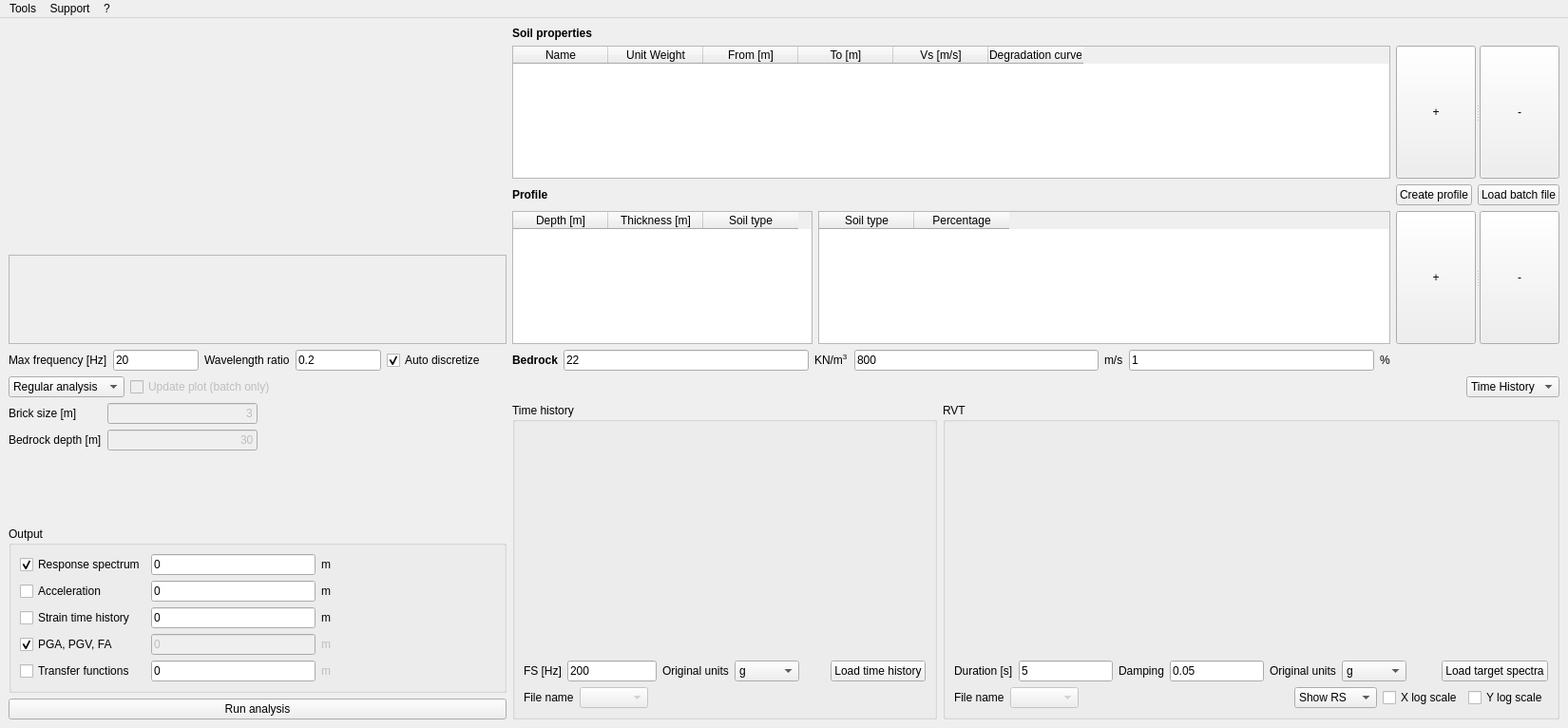
<?xml version="1.0" encoding="UTF-8"?>
<ui version="4.0">
 <class>MainWindow</class>
 <widget class="QMainWindow" name="MainWindow">
  <property name="geometry">
   <rect>
    <x>0</x>
    <y>0</y>
    <width>1650</width>
    <height>766</height>
   </rect>
  </property>
  <property name="windowTitle">
   <string>NC92-Soil</string>
  </property>
  <widget class="QWidget" name="centralwidget">
   <layout class="QGridLayout" name="gridLayout" rowstretch="5,0,5" rowminimumheight="50,0,50">
    <property name="sizeConstraint">
     <enum>QLayout::SetDefaultConstraint</enum>
    </property>
    <property name="verticalSpacing">
     <number>-1</number>
    </property>
    <item row="2" column="0">
     <layout class="QVBoxLayout" name="verticalLayout_output_and_settings">
      <property name="sizeConstraint">
       <enum>QLayout::SetDefaultConstraint</enum>
      </property>
      <item>
       <layout class="QVBoxLayout" name="verticalLayout_analysis_and_bricks">
        <property name="sizeConstraint">
         <enum>QLayout::SetDefaultConstraint</enum>
        </property>
        <item>
         <layout class="QHBoxLayout" name="horizontalLayout_analysis_type">
          <item>
           <widget class="QComboBox" name="comboBox_analysisType">
            <item>
             <property name="text">
              <string>Regular analysis</string>
             </property>
            </item>
            <item>
             <property name="text">
              <string>Permutations</string>
             </property>
            </item>
            <item>
             <property name="text">
              <string>Batch analysis</string>
             </property>
            </item>
           </widget>
          </item>
          <item>
           <widget class="QCheckBox" name="checkBox_updatePlots">
            <property name="enabled">
             <bool>false</bool>
            </property>
            <property name="text">
             <string>Update plot (batch only)</string>
            </property>
           </widget>
          </item>
          <item>
           <spacer name="horizontalSpacer_8">
            <property name="orientation">
             <enum>Qt::Horizontal</enum>
            </property>
            <property name="sizeHint" stdset="0">
             <size>
              <width>40</width>
              <height>20</height>
             </size>
            </property>
           </spacer>
          </item>
         </layout>
        </item>
        <item>
         <layout class="QHBoxLayout" name="horizontalLayout_bricks">
          <item>
           <layout class="QFormLayout" name="formLayout">
            <item row="0" column="0">
             <widget class="QLabel" name="label_18">
              <property name="font">
               <font>
                <bold>false</bold>
               </font>
              </property>
              <property name="text">
               <string>Brick size [m]</string>
              </property>
             </widget>
            </item>
            <item row="0" column="1">
             <widget class="QLineEdit" name="lineEdit_brickSize">
              <property name="enabled">
               <bool>false</bool>
              </property>
              <property name="text">
               <string>3</string>
              </property>
              <property name="alignment">
               <set>Qt::AlignRight|Qt::AlignTrailing|Qt::AlignVCenter</set>
              </property>
             </widget>
            </item>
            <item row="1" column="0">
             <widget class="QLabel" name="label_25">
              <property name="font">
               <font>
                <bold>false</bold>
               </font>
              </property>
              <property name="text">
               <string>Bedrock depth [m]</string>
              </property>
             </widget>
            </item>
            <item row="1" column="1">
             <widget class="QLineEdit" name="lineEdit_bedDepth">
              <property name="enabled">
               <bool>false</bool>
              </property>
              <property name="toolTip">
               <string>Bedrock unit weight</string>
              </property>
              <property name="text">
               <string>30</string>
              </property>
              <property name="alignment">
               <set>Qt::AlignRight|Qt::AlignTrailing|Qt::AlignVCenter</set>
              </property>
             </widget>
            </item>
           </layout>
          </item>
          <item>
           <spacer name="horizontalSpacer_9">
            <property name="orientation">
             <enum>Qt::Horizontal</enum>
            </property>
            <property name="sizeHint" stdset="0">
             <size>
              <width>40</width>
              <height>20</height>
             </size>
            </property>
           </spacer>
          </item>
         </layout>
        </item>
       </layout>
      </item>
      <item>
       <widget class="QGroupBox" name="groupBox_output">
        <property name="title">
         <string>Output</string>
        </property>
        <layout class="QGridLayout" name="gridLayout_2">
         <property name="sizeConstraint">
          <enum>QLayout::SetDefaultConstraint</enum>
         </property>
         <item row="2" column="1">
          <widget class="QLineEdit" name="lineEdit_strainDepth">
           <property name="text">
            <string>0</string>
           </property>
          </widget>
         </item>
         <item row="3" column="2">
          <widget class="QLabel" name="label_17">
           <property name="enabled">
            <bool>false</bool>
           </property>
           <property name="font">
            <font>
             <bold>false</bold>
            </font>
           </property>
           <property name="text">
            <string>m</string>
           </property>
          </widget>
         </item>
         <item row="3" column="1">
          <widget class="QLineEdit" name="lineEdit_briefDepth">
           <property name="enabled">
            <bool>false</bool>
           </property>
           <property name="text">
            <string>0</string>
           </property>
          </widget>
         </item>
         <item row="4" column="1">
          <widget class="QLineEdit" name="lineEdit_FourierDepth">
           <property name="enabled">
            <bool>true</bool>
           </property>
           <property name="toolTip">
            <string>&lt;html&gt;&lt;head/&gt;&lt;body&gt;&lt;p&gt;Choose the depth at which the Fourier spectrum must be calculated.&lt;/p&gt;&lt;p&gt;Enabling this option, also the Fourier spectrum at bedrock depth (within and outcrop) will be exported by default&lt;/p&gt;&lt;/body&gt;&lt;/html&gt;</string>
           </property>
           <property name="text">
            <string>0</string>
           </property>
          </widget>
         </item>
         <item row="4" column="0">
          <widget class="QCheckBox" name="checkBox_Fourier">
           <property name="enabled">
            <bool>true</bool>
           </property>
           <property name="text">
            <string>Transfer functions</string>
           </property>
           <property name="checked">
            <bool>false</bool>
           </property>
          </widget>
         </item>
         <item row="1" column="1">
          <widget class="QLineEdit" name="lineEdit_accDepth">
           <property name="text">
            <string>0</string>
           </property>
          </widget>
         </item>
         <item row="0" column="3">
          <spacer name="horizontalSpacer">
           <property name="orientation">
            <enum>Qt::Horizontal</enum>
           </property>
           <property name="sizeHint" stdset="0">
            <size>
             <width>40</width>
             <height>20</height>
            </size>
           </property>
          </spacer>
         </item>
         <item row="1" column="2">
          <widget class="QLabel" name="label_5">
           <property name="font">
            <font>
             <bold>false</bold>
            </font>
           </property>
           <property name="text">
            <string>m</string>
           </property>
          </widget>
         </item>
         <item row="1" column="0">
          <widget class="QCheckBox" name="checkBox_outAcc">
           <property name="text">
            <string>Acceleration</string>
           </property>
          </widget>
         </item>
         <item row="0" column="0">
          <widget class="QCheckBox" name="checkBox_outRS">
           <property name="text">
            <string>Response spectrum</string>
           </property>
           <property name="checked">
            <bool>true</bool>
           </property>
          </widget>
         </item>
         <item row="4" column="2">
          <widget class="QLabel" name="label_24">
           <property name="enabled">
            <bool>false</bool>
           </property>
           <property name="font">
            <font>
             <bold>false</bold>
            </font>
           </property>
           <property name="text">
            <string>m</string>
           </property>
          </widget>
         </item>
         <item row="2" column="0">
          <widget class="QCheckBox" name="checkBox_outStrain">
           <property name="text">
            <string>Strain time history</string>
           </property>
          </widget>
         </item>
         <item row="2" column="2">
          <widget class="QLabel" name="label_4">
           <property name="font">
            <font>
             <bold>false</bold>
            </font>
           </property>
           <property name="text">
            <string>m</string>
           </property>
          </widget>
         </item>
         <item row="0" column="1">
          <widget class="QLineEdit" name="lineEdit_RSDepth">
           <property name="text">
            <string>0</string>
           </property>
          </widget>
         </item>
         <item row="0" column="2">
          <widget class="QLabel" name="label_3">
           <property name="font">
            <font>
             <bold>false</bold>
            </font>
           </property>
           <property name="text">
            <string>m</string>
           </property>
          </widget>
         </item>
         <item row="3" column="0">
          <widget class="QCheckBox" name="checkBox_outBrief">
           <property name="enabled">
            <bool>true</bool>
           </property>
           <property name="text">
            <string>PGA, PGV, FA</string>
           </property>
           <property name="checked">
            <bool>true</bool>
           </property>
          </widget>
         </item>
        </layout>
       </widget>
      </item>
      <item>
       <widget class="QPushButton" name="pushButton_run">
        <property name="text">
         <string>Run analysis</string>
        </property>
       </widget>
      </item>
     </layout>
    </item>
    <item row="2" column="1">
     <layout class="QVBoxLayout" name="verticalLayout_input">
      <property name="sizeConstraint">
       <enum>QLayout::SetDefaultConstraint</enum>
      </property>
      <item>
       <layout class="QHBoxLayout" name="horizontalLayout">
        <item>
         <spacer name="horizontalSpacer_3">
          <property name="orientation">
           <enum>Qt::Horizontal</enum>
          </property>
          <property name="sizeHint" stdset="0">
           <size>
            <width>40</width>
            <height>20</height>
           </size>
          </property>
         </spacer>
        </item>
        <item>
         <widget class="QComboBox" name="comboBox_THorRVT">
          <item>
           <property name="text">
            <string>Time History</string>
           </property>
          </item>
          <item>
           <property name="text">
            <string>RVT</string>
           </property>
          </item>
         </widget>
        </item>
       </layout>
      </item>
      <item>
       <layout class="QHBoxLayout" name="horizontalLayout_input_settings">
        <item>
         <widget class="QGroupBox" name="groupBox_TH">
          <property name="autoFillBackground">
           <bool>true</bool>
          </property>
          <property name="title">
           <string>Time history</string>
          </property>
          <layout class="QVBoxLayout" name="verticalLayout">
           <property name="sizeConstraint">
            <enum>QLayout::SetDefaultConstraint</enum>
           </property>
           <item>
            <widget class="MplWidget" name="graphWidget_TH" native="true">
             <property name="sizePolicy">
              <sizepolicy hsizetype="Preferred" vsizetype="Preferred">
               <horstretch>0</horstretch>
               <verstretch>0</verstretch>
              </sizepolicy>
             </property>
             <property name="minimumSize">
              <size>
               <width>0</width>
               <height>0</height>
              </size>
             </property>
            </widget>
           </item>
           <item>
            <layout class="QHBoxLayout" name="horizontalLayout_2">
             <item>
              <widget class="QLabel" name="label_7">
               <property name="font">
                <font>
                 <bold>false</bold>
                </font>
               </property>
               <property name="text">
                <string>FS [Hz]</string>
               </property>
              </widget>
             </item>
             <item>
              <widget class="QLineEdit" name="lineEdit_FS">
               <property name="toolTip">
                <string>If specified in input file, sample frequency will be automatically imported from input file</string>
               </property>
               <property name="text">
                <string>200</string>
               </property>
              </widget>
             </item>
             <item>
              <widget class="QLabel" name="label_8">
               <property name="font">
                <font>
                 <bold>false</bold>
                </font>
               </property>
               <property name="text">
                <string>Original units</string>
               </property>
              </widget>
             </item>
             <item>
              <widget class="QComboBox" name="comboBox_Units">
               <item>
                <property name="text">
                 <string>g</string>
                </property>
               </item>
               <item>
                <property name="text">
                 <string>cm/s^2</string>
                </property>
               </item>
               <item>
                <property name="text">
                 <string>m/s^2</string>
                </property>
               </item>
              </widget>
             </item>
             <item>
              <spacer name="horizontalSpacer_6">
               <property name="orientation">
                <enum>Qt::Horizontal</enum>
               </property>
               <property name="sizeHint" stdset="0">
                <size>
                 <width>40</width>
                 <height>20</height>
                </size>
               </property>
              </spacer>
             </item>
             <item>
              <widget class="QPushButton" name="pushButton_loadTH">
               <property name="text">
                <string>Load time history</string>
               </property>
              </widget>
             </item>
            </layout>
           </item>
           <item>
            <layout class="QHBoxLayout" name="horizontalLayout_3">
             <item>
              <widget class="QLabel" name="label_14">
               <property name="font">
                <font>
                 <bold>false</bold>
                </font>
               </property>
               <property name="text">
                <string>File name</string>
               </property>
              </widget>
             </item>
             <item>
              <widget class="QComboBox" name="comboBox_eventList">
               <property name="enabled">
                <bool>false</bool>
               </property>
              </widget>
             </item>
             <item>
              <spacer name="horizontalSpacer_4">
               <property name="orientation">
                <enum>Qt::Horizontal</enum>
               </property>
               <property name="sizeHint" stdset="0">
                <size>
                 <width>40</width>
                 <height>20</height>
                </size>
               </property>
              </spacer>
             </item>
            </layout>
           </item>
          </layout>
         </widget>
        </item>
        <item>
         <widget class="QGroupBox" name="groupBox_RVT">
          <property name="autoFillBackground">
           <bool>true</bool>
          </property>
          <property name="title">
           <string>RVT</string>
          </property>
          <layout class="QVBoxLayout" name="verticalLayout_6" stretch="4,1,1">
           <item>
            <widget class="MplWidget" name="graphWidget_Spectrum" native="true">
             <property name="sizePolicy">
              <sizepolicy hsizetype="Preferred" vsizetype="Preferred">
               <horstretch>0</horstretch>
               <verstretch>0</verstretch>
              </sizepolicy>
             </property>
             <property name="minimumSize">
              <size>
               <width>0</width>
               <height>0</height>
              </size>
             </property>
            </widget>
           </item>
           <item>
            <layout class="QHBoxLayout" name="horizontalLayout_10">
             <item>
              <widget class="QLabel" name="label_31">
               <property name="text">
                <string>Duration [s]</string>
               </property>
              </widget>
             </item>
             <item>
              <widget class="QLineEdit" name="lineEdit_duration">
               <property name="text">
                <string>5</string>
               </property>
              </widget>
             </item>
             <item>
              <widget class="QLabel" name="label_32">
               <property name="text">
                <string>Damping</string>
               </property>
              </widget>
             </item>
             <item>
              <widget class="QLineEdit" name="lineEdit_damping">
               <property name="text">
                <string>0.05</string>
               </property>
              </widget>
             </item>
             <item>
              <widget class="QLabel" name="label_33">
               <property name="font">
                <font>
                 <bold>false</bold>
                </font>
               </property>
               <property name="text">
                <string>Original units</string>
               </property>
              </widget>
             </item>
             <item>
              <widget class="QComboBox" name="comboBox_SpectraUnits">
               <item>
                <property name="text">
                 <string>g</string>
                </property>
               </item>
               <item>
                <property name="text">
                 <string>cm/s^2</string>
                </property>
               </item>
               <item>
                <property name="text">
                 <string>m/s^2</string>
                </property>
               </item>
              </widget>
             </item>
             <item>
              <spacer name="horizontalSpacer_7">
               <property name="orientation">
                <enum>Qt::Horizontal</enum>
               </property>
               <property name="sizeHint" stdset="0">
                <size>
                 <width>40</width>
                 <height>20</height>
                </size>
               </property>
              </spacer>
             </item>
             <item>
              <widget class="QPushButton" name="pushButton_loadSpectra">
               <property name="text">
                <string>Load target spectra</string>
               </property>
              </widget>
             </item>
            </layout>
           </item>
           <item>
            <layout class="QHBoxLayout" name="horizontalLayout_11">
             <item>
              <widget class="QLabel" name="label_34">
               <property name="text">
                <string>File name</string>
               </property>
              </widget>
             </item>
             <item>
              <widget class="QComboBox" name="comboBox_spectraList">
               <property name="enabled">
                <bool>false</bool>
               </property>
              </widget>
             </item>
             <item>
              <spacer name="horizontalSpacer_5">
               <property name="orientation">
                <enum>Qt::Horizontal</enum>
               </property>
               <property name="sizeHint" stdset="0">
                <size>
                 <width>40</width>
                 <height>20</height>
                </size>
               </property>
              </spacer>
             </item>
             <item>
              <widget class="QComboBox" name="comboBox_showWhat">
               <item>
                <property name="text">
                 <string>Show RS</string>
                </property>
               </item>
               <item>
                <property name="text">
                 <string>Show FAS</string>
                </property>
               </item>
              </widget>
             </item>
             <item>
              <widget class="QCheckBox" name="checkBox_xlog">
               <property name="text">
                <string>X log scale</string>
               </property>
              </widget>
             </item>
             <item>
              <widget class="QCheckBox" name="checkBox_ylog">
               <property name="text">
                <string>Y log scale</string>
               </property>
              </widget>
             </item>
            </layout>
           </item>
          </layout>
         </widget>
        </item>
       </layout>
      </item>
     </layout>
    </item>
    <item row="0" column="0">
     <layout class="QVBoxLayout" name="verticalLayout_display_and_console" stretch="5,2,1">
      <property name="sizeConstraint">
       <enum>QLayout::SetDefaultConstraint</enum>
      </property>
      <item>
       <widget class="QFrame" name="graphWidget">
        <property name="sizePolicy">
         <sizepolicy hsizetype="Preferred" vsizetype="Expanding">
          <horstretch>0</horstretch>
          <verstretch>0</verstretch>
         </sizepolicy>
        </property>
       </widget>
      </item>
      <item>
       <widget class="QPlainTextEdit" name="plainTextEdit_overview">
        <property name="enabled">
         <bool>false</bool>
        </property>
        <property name="sizePolicy">
         <sizepolicy hsizetype="Preferred" vsizetype="Preferred">
          <horstretch>0</horstretch>
          <verstretch>0</verstretch>
         </sizepolicy>
        </property>
        <property name="textInteractionFlags">
         <set>Qt::TextSelectableByKeyboard|Qt::TextSelectableByMouse</set>
        </property>
       </widget>
      </item>
      <item>
       <layout class="QHBoxLayout" name="horizontalLayout_13">
        <property name="sizeConstraint">
         <enum>QLayout::SetDefaultConstraint</enum>
        </property>
        <item>
         <widget class="QLabel" name="label_15">
          <property name="font">
           <font>
            <bold>false</bold>
           </font>
          </property>
          <property name="text">
           <string>Max frequency [Hz]</string>
          </property>
         </widget>
        </item>
        <item>
         <widget class="QLineEdit" name="lineEdit_maxFreq">
          <property name="text">
           <string>20</string>
          </property>
         </widget>
        </item>
        <item>
         <widget class="QLabel" name="label_16">
          <property name="font">
           <font>
            <bold>false</bold>
           </font>
          </property>
          <property name="text">
           <string>Wavelength ratio</string>
          </property>
         </widget>
        </item>
        <item>
         <widget class="QLineEdit" name="lineEdit_waveLength">
          <property name="text">
           <string>0.2</string>
          </property>
         </widget>
        </item>
        <item>
         <widget class="QCheckBox" name="checkBox_autoDiscretize">
          <property name="text">
           <string>Auto discretize</string>
          </property>
          <property name="checked">
           <bool>true</bool>
          </property>
         </widget>
        </item>
        <item>
         <spacer name="horizontalSpacer_2">
          <property name="orientation">
           <enum>Qt::Horizontal</enum>
          </property>
          <property name="sizeHint" stdset="0">
           <size>
            <width>40</width>
            <height>20</height>
           </size>
          </property>
         </spacer>
        </item>
       </layout>
      </item>
     </layout>
    </item>
    <item row="0" column="1">
     <layout class="QGridLayout" name="gridLayout_soil" columnstretch="3,0">
      <property name="sizeConstraint">
       <enum>QLayout::SetDefaultConstraint</enum>
      </property>
      <item row="5" column="0">
       <widget class="QLabel" name="label_profileProp">
        <property name="sizePolicy">
         <sizepolicy hsizetype="Preferred" vsizetype="Fixed">
          <horstretch>0</horstretch>
          <verstretch>0</verstretch>
         </sizepolicy>
        </property>
        <property name="font">
         <font>
          <bold>true</bold>
         </font>
        </property>
        <property name="text">
         <string>Profile</string>
        </property>
       </widget>
      </item>
      <item row="0" column="0">
       <widget class="QLabel" name="label_SoilProp">
        <property name="sizePolicy">
         <sizepolicy hsizetype="Preferred" vsizetype="Fixed">
          <horstretch>0</horstretch>
          <verstretch>0</verstretch>
         </sizepolicy>
        </property>
        <property name="font">
         <font>
          <bold>true</bold>
         </font>
        </property>
        <property name="text">
         <string>Soil properties</string>
        </property>
       </widget>
      </item>
      <item row="6" column="0">
       <layout class="QHBoxLayout" name="horizontalLayout_profile">
        <item>
         <widget class="QTableWidget" name="tableWidget_Profile">
          <property name="sizePolicy">
           <sizepolicy hsizetype="Preferred" vsizetype="Expanding">
            <horstretch>0</horstretch>
            <verstretch>0</verstretch>
           </sizepolicy>
          </property>
          <property name="sizeAdjustPolicy">
           <enum>QAbstractScrollArea::AdjustToContents</enum>
          </property>
          <attribute name="verticalHeaderDefaultSectionSize">
           <number>30</number>
          </attribute>
          <column>
           <property name="text">
            <string>Depth [m]</string>
           </property>
          </column>
          <column>
           <property name="text">
            <string>Thickness [m]</string>
           </property>
          </column>
          <column>
           <property name="text">
            <string>Soil type</string>
           </property>
          </column>
         </widget>
        </item>
        <item>
         <widget class="QTableWidget" name="tableWidget_Permutations">
          <property name="sizeAdjustPolicy">
           <enum>QAbstractScrollArea::AdjustToContents</enum>
          </property>
          <attribute name="verticalHeaderDefaultSectionSize">
           <number>30</number>
          </attribute>
          <column>
           <property name="text">
            <string>Soil type</string>
           </property>
          </column>
          <column>
           <property name="text">
            <string>Percentage</string>
           </property>
          </column>
         </widget>
        </item>
       </layout>
      </item>
      <item row="2" column="1">
       <widget class="QSplitter" name="splitter">
        <property name="sizePolicy">
         <sizepolicy hsizetype="MinimumExpanding" vsizetype="Preferred">
          <horstretch>0</horstretch>
          <verstretch>0</verstretch>
         </sizepolicy>
        </property>
        <property name="orientation">
         <enum>Qt::Horizontal</enum>
        </property>
        <widget class="QPushButton" name="pushButton_addSoil">
         <property name="text">
          <string>+</string>
         </property>
        </widget>
        <widget class="QPushButton" name="pushButton_removeSoil">
         <property name="text">
          <string>-</string>
         </property>
        </widget>
       </widget>
      </item>
      <item row="8" column="0">
       <layout class="QHBoxLayout" name="horizontalLayout_bedrock">
        <property name="sizeConstraint">
         <enum>QLayout::SetDefaultConstraint</enum>
        </property>
        <item>
         <widget class="QLabel" name="label_35">
          <property name="sizePolicy">
           <sizepolicy hsizetype="Preferred" vsizetype="Fixed">
            <horstretch>0</horstretch>
            <verstretch>0</verstretch>
           </sizepolicy>
          </property>
          <property name="font">
           <font>
            <bold>true</bold>
           </font>
          </property>
          <property name="text">
           <string>Bedrock</string>
          </property>
         </widget>
        </item>
        <item>
         <widget class="QLineEdit" name="lineEdit_bedWeight">
          <property name="sizePolicy">
           <sizepolicy hsizetype="Expanding" vsizetype="Fixed">
            <horstretch>0</horstretch>
            <verstretch>0</verstretch>
           </sizepolicy>
          </property>
          <property name="toolTip">
           <string>Bedrock unit weight</string>
          </property>
          <property name="text">
           <string>22</string>
          </property>
         </widget>
        </item>
        <item>
         <widget class="QLabel" name="label_bedUnits_2">
          <property name="sizePolicy">
           <sizepolicy hsizetype="Preferred" vsizetype="Fixed">
            <horstretch>0</horstretch>
            <verstretch>0</verstretch>
           </sizepolicy>
          </property>
          <property name="font">
           <font>
            <bold>false</bold>
           </font>
          </property>
          <property name="text">
           <string>KN/m&lt;sup&gt;3&lt;/sup&gt;</string>
          </property>
          <property name="textFormat">
           <enum>Qt::RichText</enum>
          </property>
         </widget>
        </item>
        <item>
         <widget class="QLineEdit" name="lineEdit_bedVelocity">
          <property name="sizePolicy">
           <sizepolicy hsizetype="Expanding" vsizetype="Fixed">
            <horstretch>0</horstretch>
            <verstretch>0</verstretch>
           </sizepolicy>
          </property>
          <property name="toolTip">
           <string>Bedrock velocity</string>
          </property>
          <property name="text">
           <string>800</string>
          </property>
         </widget>
        </item>
        <item>
         <widget class="QLabel" name="label_36">
          <property name="sizePolicy">
           <sizepolicy hsizetype="Preferred" vsizetype="Fixed">
            <horstretch>0</horstretch>
            <verstretch>0</verstretch>
           </sizepolicy>
          </property>
          <property name="font">
           <font>
            <bold>false</bold>
           </font>
          </property>
          <property name="text">
           <string>m/s</string>
          </property>
         </widget>
        </item>
        <item>
         <widget class="QLineEdit" name="lineEdit_bedDamping">
          <property name="sizePolicy">
           <sizepolicy hsizetype="Expanding" vsizetype="Fixed">
            <horstretch>0</horstretch>
            <verstretch>0</verstretch>
           </sizepolicy>
          </property>
          <property name="toolTip">
           <string>Bedrock damping</string>
          </property>
          <property name="text">
           <string>1</string>
          </property>
         </widget>
        </item>
        <item>
         <widget class="QLabel" name="label_37">
          <property name="sizePolicy">
           <sizepolicy hsizetype="Preferred" vsizetype="Fixed">
            <horstretch>0</horstretch>
            <verstretch>0</verstretch>
           </sizepolicy>
          </property>
          <property name="font">
           <font>
            <bold>false</bold>
           </font>
          </property>
          <property name="text">
           <string>%</string>
          </property>
         </widget>
        </item>
       </layout>
      </item>
      <item row="2" column="0">
       <widget class="QTableWidget" name="tableWidget_Soil">
        <property name="sizePolicy">
         <sizepolicy hsizetype="Preferred" vsizetype="Expanding">
          <horstretch>0</horstretch>
          <verstretch>0</verstretch>
         </sizepolicy>
        </property>
        <property name="sizeAdjustPolicy">
         <enum>QAbstractScrollArea::AdjustToContents</enum>
        </property>
        <attribute name="verticalHeaderDefaultSectionSize">
         <number>30</number>
        </attribute>
        <column>
         <property name="text">
          <string>Name</string>
         </property>
        </column>
        <column>
         <property name="text">
          <string>Unit Weight</string>
         </property>
        </column>
        <column>
         <property name="text">
          <string>From [m]</string>
         </property>
        </column>
        <column>
         <property name="text">
          <string>To [m]</string>
         </property>
        </column>
        <column>
         <property name="text">
          <string>Vs [m/s]</string>
         </property>
        </column>
        <column>
         <property name="text">
          <string>Degradation curve</string>
         </property>
        </column>
       </widget>
      </item>
      <item row="8" column="1">
       <layout class="QHBoxLayout" name="horizontalLayout_vel_damp"/>
      </item>
      <item row="5" column="1">
       <layout class="QHBoxLayout" name="horizontalLayout_create">
        <item>
         <widget class="QPushButton" name="pushButton_drawProfile">
          <property name="text">
           <string>Create profile</string>
          </property>
         </widget>
        </item>
        <item>
         <widget class="QPushButton" name="pushButton_loadBatch">
          <property name="text">
           <string>Load batch file</string>
          </property>
         </widget>
        </item>
       </layout>
      </item>
      <item row="6" column="1">
       <widget class="QSplitter" name="splitter_2">
        <property name="sizePolicy">
         <sizepolicy hsizetype="MinimumExpanding" vsizetype="Preferred">
          <horstretch>0</horstretch>
          <verstretch>0</verstretch>
         </sizepolicy>
        </property>
        <property name="orientation">
         <enum>Qt::Horizontal</enum>
        </property>
        <widget class="QPushButton" name="pushButton_addProfile">
         <property name="text">
          <string>+</string>
         </property>
        </widget>
        <widget class="QPushButton" name="pushButton_removeProfile">
         <property name="text">
          <string>-</string>
         </property>
        </widget>
       </widget>
      </item>
     </layout>
    </item>
   </layout>
  </widget>
  <widget class="QMenuBar" name="menubar">
   <property name="geometry">
    <rect>
     <x>0</x>
     <y>0</y>
     <width>1650</width>
     <height>24</height>
    </rect>
   </property>
   <widget class="QMenu" name="menu">
    <property name="title">
     <string>?</string>
    </property>
    <addaction name="actionAbout"/>
   </widget>
   <widget class="QMenu" name="menuTools">
    <property name="title">
     <string>Tools</string>
    </property>
    <widget class="QMenu" name="menuMerge_and_make_stats">
     <property name="title">
      <string>Merge and make stats</string>
     </property>
     <addaction name="actionGenerate_only_master"/>
     <addaction name="actionGenerate_master_and_sub"/>
    </widget>
    <addaction name="actionGenerateStochastic"/>
    <addaction name="separator"/>
    <addaction name="actionGeneratePermutated"/>
    <addaction name="actionGenerate_NTC"/>
    <addaction name="separator"/>
    <addaction name="menuMerge_and_make_stats"/>
   </widget>
   <widget class="QMenu" name="menuSupport">
    <property name="title">
     <string>Support</string>
    </property>
    <addaction name="actionLoadspectra"/>
    <addaction name="actionRun_analysis"/>
   </widget>
   <addaction name="menuTools"/>
   <addaction name="menuSupport"/>
   <addaction name="menu"/>
  </widget>
  <action name="actionAbout">
   <property name="text">
    <string>About</string>
   </property>
  </action>
  <action name="actionGenerateStochastic">
   <property name="text">
    <string>Generate stochastic profiles</string>
   </property>
  </action>
  <action name="actionGeneratePermutated">
   <property name="text">
    <string>Generate permutated profiles (beta)</string>
   </property>
  </action>
  <action name="actionGenerate_NTC">
   <property name="text">
    <string>Generate NTC spectra</string>
   </property>
  </action>
  <action name="actionGenerate_master_and_sub">
   <property name="text">
    <string>Generate master report with subreport</string>
   </property>
  </action>
  <action name="actionGenerate_master_report">
   <property name="text">
    <string>Generate master report</string>
   </property>
  </action>
  <action name="actionGenerate_only_master">
   <property name="text">
    <string>Generate master report</string>
   </property>
  </action>
  <action name="actionLoadspectra">
   <property name="text">
    <string>Load target spectra</string>
   </property>
  </action>
  <action name="actionRun_analysis">
   <property name="enabled">
    <bool>false</bool>
   </property>
   <property name="text">
    <string>Run batch analysis</string>
   </property>
  </action>
 </widget>
 <customwidgets>
  <customwidget>
   <class>MplWidget</class>
   <extends>QWidget</extends>
   <header location="global">mplwidget</header>
   <container>1</container>
  </customwidget>
 </customwidgets>
 <resources/>
 <connections/>
</ui>
